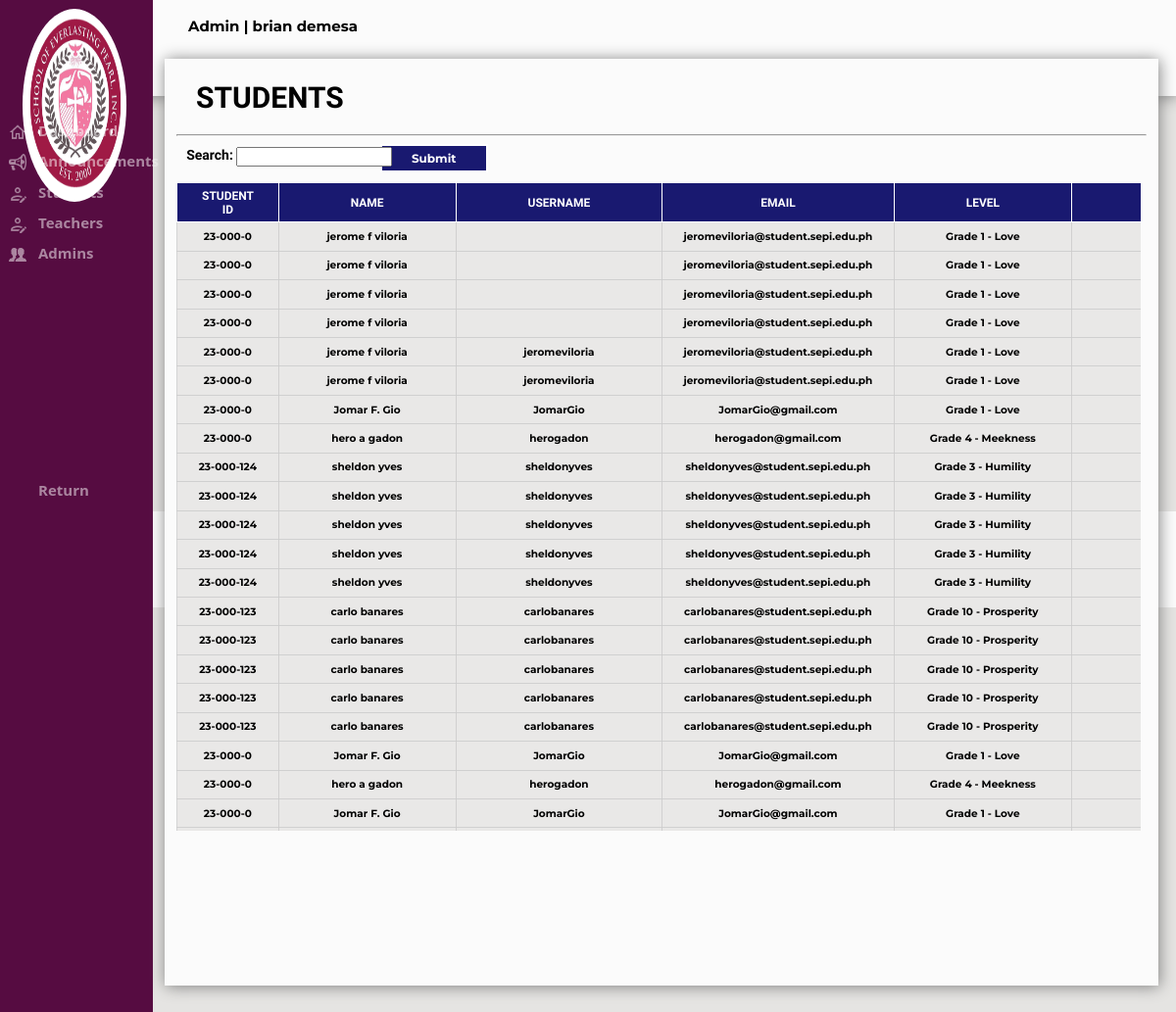
Screenshot of /Archive/studentarchive.php (signed in) with the database file from the repository.
### tables this page shows
CREATE TABLE `tbl_sepi_account` (
  `Acc_ID` int(11) NOT NULL AUTO_INCREMENT,
  `Admin_ID` varchar(20) NOT NULL,
  `Fname` varchar(30) NOT NULL,
  `mname` varchar(5) NOT NULL,
  `Lname` varchar(30) NOT NULL,
  `Username` varchar(30) NOT NULL,
  `EMAIL` varchar(50) NOT NULL,
  `Password` varchar(30) NOT NULL,
  `Gender` varchar(15) NOT NULL,
  `Address` varchar(50) NOT NULL,
  `Role` varchar(20) NOT NULL,
  `Hdate` date NOT NULL,
  PRIMARY KEY (`Acc_ID`)
);

CREATE TABLE `tbl_archive_student` (
  `Stud_SID` int(11) NOT NULL,
  `Stud_ID` varchar(20) NOT NULL,
  `FNAME` varchar(30) NOT NULL,
  `MNAME` varchar(30) NOT NULL,
  `LNAME` varchar(30) NOT NULL,
  `USERNAME` varchar(30) NOT NULL,
  `ADDRESS` varchar(255) NOT NULL,
  `EMAIL` varchar(50) NOT NULL,
  `PASS` varchar(20) NOT NULL,
  `BDAY` date DEFAULT NULL,
  `AGE` int(11) NOT NULL,
  `GENDER` varchar(30) NOT NULL,
  `LEVEL` varchar(30) NOT NULL,
  `YEAR` varchar(30) NOT NULL,
  `LRN` varchar(30) NOT NULL,
  `Role` varchar(20) NOT NULL,
  `FIL` float DEFAULT NULL,
  `FILS` float DEFAULT NULL,
  `FILSS` float DEFAULT NULL,
  `FILF` float DEFAULT NULL,
  `ENG` float DEFAULT NULL,
  `ENGS` float DEFAULT NULL,
  `ENGSS` float DEFAULT NULL,
  `ENGF` float DEFAULT NULL,
  `MATH` float DEFAULT NULL,
  `MATHS` float DEFAULT NULL,
  `MATHSS` float DEFAULT NULL,
  `MATHF` float DEFAULT NULL,
  `SCI` float DEFAULT NULL,
  `SCIS` float DEFAULT NULL,
  `SCISS` float DEFAULT NULL,
  `SCIF` float DEFAULT NULL,
  `AP` float DEFAULT NULL,
  `APS` float DEFAULT NULL,
  `APSS` float DEFAULT NULL,
  `APF` float DEFAULT NULL,
  `MAP` float DEFAULT NULL,
  `MAPS` float DEFAULT NULL,
  `MAPSS` float DEFAULT NULL,
  `MAPF` float DEFAULT NULL,
  `CE` float DEFAULT NULL,
  `CES` float DEFAULT NULL,
  `CESS` float DEFAULT NULL,
  `CEF` float DEFAULT NULL,
  `COM` float DEFAULT NULL,
  `COMS` float DEFAULT NULL,
  `COMSS` float DEFAULT NULL,
  `COMF` float DEFAULT NULL,
  `TLE` float DEFAULT NULL,
  `TLES` float DEFAULT NULL,
  `TLESS` float DEFAULT NULL,
  `TLEF` float DEFAULT NULL,
  `STATUS` varchar(20) NOT NULL
);

### Archive/studentarchive.php (the view, shortened to what this page needs)
<?php
		include "../sepi_connect.php";
		if(!isset($_SESSION['loggedin']) || $_SESSION['loggedin'] !== true)
		 {
			 header("refresh:0; ../Index.php");
			 exit;
		 }else if(isset($_SESSION['Acc_ID']))
			{
				$userid = $_SESSION['Acc_ID'];
				$getrecord = mysqli_query($config,"SELECT * FROM tbl_sepi_account WHERE Acc_ID ='$userid'");
				while($rowedit = mysqli_fetch_assoc($getrecord))
				{
					$type = $rowedit['Role'];
					$name = $rowedit['Fname']." ".$rowedit['Lname'];
				}
			}
if(isset($_POST['search'])){
$search = $_POST['search'];
if ($search != NULL){
$sql = "Select * from tbl_archive_student where Stud_SID like '%$search%' or
										FNAMElike '%$search%' or
										LNAME like '%$search%' or
										USERNAME like '%$search%' or
										GENDER like '%$search%' or
										ADDRESS like '%$search%' or
										Role like '%$search%'";
}else{
$sql = "Select * from tbl_archive_student";
}
}else{
$sql = "Select * from tbl_archive_student";
}
	?>
<html>
	<head>
	</head>
<link rel="stylesheet" href="../Css/sepi.css">
<body style="background-color:#E5E4E2">
	<div class="header">
	<p class="displayname"><?php echo "$type" ?> | <?php echo "$name" ?></p>
		<form method="POST"action="logout.php" >
		</form>
	</div>
	<div class="footer">
		<h6 id="footer">© 2022 SEPI Login Form. All Rights Reserved | Designed by Excel-erator</h6>
	</div>
		<form method=POST action="studentarchive.php">
		<div class="archivedashboard">
			<img src="../Images/logo.png" class="dashboardlogo">
			<a href="archive.php" class="archivedashboardhome"><img src="../Images/homeicon.png" class="homeicon">Dashboard</a>
			<a href="announcearchive.php" class="archiveannouncement"><img src="../Images/announcement.png" class="announcementicon">Announcements</a>
			<a href="studentarchive.php" class="archivestudents"><img src="../Images/studrecord.png" class="studenticon">Students</a>
			<a href="teacherarchive.php" class="archiveteachers"><img src="../Images/studrecord.png" class="teachericon">Teachers</a>
			<a href="accountarchive.php" class="archiveaccounts"><img src="../Images/account.png" class="accounticon">Admins</a>
			<a href="../Admin/dashboard.php" class="Returnarchive">Return</a>
		</div>
			<div class="studentdivarchive">
				<h1 id="studentfontarchive">STUDENTS</h1>
				<hr>
				<p class="searchstudentarchive">Search:</p>
				<input type=text name=search class="studenttxtarchive">
				<input type=submit name=sub class="studentbtnarchive"> <br>
<?php
	$result = $config -> query($sql);
if ($result -> num_rows > 0){
	echo"<div class=accountstbl style=overflow:auto;>";
	echo"<table class=accountstbl1>";
	echo "<tr>";
	echo "<th Class=studentheaderarchive2>STUDENT ID";
	echo "<th Class=studentheaderarchive3>NAME";
	echo "<th Class=studentheaderarchive3>USERNAME";
	echo "<th Class=studentheaderarchive4>EMAIL";
	echo "<th Class=studentheaderarchive3>LEVEL";
	echo "<th class=studentheaderarchive3>ACTION";
	while($row = $result -> fetch_assoc()){
$zero = 0;
$zero1 = 0;
$zero2 = 0;
$date=date_create("2023");
$dateformat=date_format($date,"y");
echo "<tr>";
echo "<td class=accountsinfo>".$dateformat."-".$zero."".$zero1."".$zero2."-".$row['Stud_SID'];
	echo "<td class=accountsinfo>".$row['FNAME']." ".$row['MNAME']." ".$row['LNAME'];
	echo "<td class=accountsinfo>".$row['USERNAME'];
	echo "<td class=accountsinfo>".$row['EMAIL'];
	echo "<td class=accountsinfo>".$row['LEVEL'];
	echo "<td class=accountsinfo><center> <a href='studentretrieveaccount.php?ID=".$row['Stud_SID']."'> Retrieve </a></center>";
	}
		echo "</table>";
	}
	else
	{
		echo "<center>The record is not found</center";
	}
	?>
			</div>
		</form>
	</body>
	</html>

### rows the page displays
tbl_sepi_account: Role "Admin", name "brian demesa"
tbl_archive_student: dateformat "23", zero "0", zero1 "0", zero2 "0", Stud_SID "0", FNAME "jerome", MNAME "f", LNAME "viloria", EMAIL "jeromeviloria@student.sepi.edu.ph", LEVEL "Grade 1 - Love"
tbl_archive_student: dateformat "23", zero "0", zero1 "0", zero2 "0", Stud_SID "0", FNAME "jerome", MNAME "f", LNAME "viloria", EMAIL "jeromeviloria@student.sepi.edu.ph", LEVEL "Grade 1 - Love"
tbl_archive_student: dateformat "23", zero "0", zero1 "0", zero2 "0", Stud_SID "0", FNAME "jerome", MNAME "f", LNAME "viloria", EMAIL "jeromeviloria@student.sepi.edu.ph", LEVEL "Grade 1 - Love"
tbl_archive_student: dateformat "23", zero "0", zero1 "0", zero2 "0", Stud_SID "0", FNAME "jerome", MNAME "f", LNAME "viloria", EMAIL "jeromeviloria@student.sepi.edu.ph", LEVEL "Grade 1 - Love"
tbl_archive_student: dateformat "23", zero "0", zero1 "0", zero2 "0", Stud_SID "0", FNAME "jerome", MNAME "f", LNAME "viloria", USERNAME "jeromeviloria", EMAIL "jeromeviloria@student.sepi.edu.ph", LEVEL "Grade 1 - Love"
tbl_archive_student: dateformat "23", zero "0", zero1 "0", zero2 "0", Stud_SID "0", FNAME "jerome", MNAME "f", LNAME "viloria", USERNAME "jeromeviloria", EMAIL "jeromeviloria@student.sepi.edu.ph", LEVEL "Grade 1 - Love"
tbl_archive_student: dateformat "23", zero "0", zero1 "0", zero2 "0", Stud_SID "0", FNAME "Jomar", MNAME "F.", LNAME "Gio", USERNAME "JomarGio", EMAIL "JomarGio@gmail.com", LEVEL "Grade 1 - Love"
tbl_archive_student: dateformat "23", zero "0", zero1 "0", zero2 "0", Stud_SID "0", FNAME "hero", MNAME "a", LNAME "gadon", USERNAME "herogadon", EMAIL "herogadon@gmail.com", LEVEL "Grade 4 - Meekness"
tbl_archive_student: dateformat "23", zero "0", zero1 "0", zero2 "0", Stud_SID "124", FNAME "sheldon", LNAME "yves", USERNAME "sheldonyves", EMAIL "sheldonyves@student.sepi.edu.ph", LEVEL "Grade 3 - Humility"
tbl_archive_student: dateformat "23", zero "0", zero1 "0", zero2 "0", Stud_SID "124", FNAME "sheldon", LNAME "yves", USERNAME "sheldonyves", EMAIL "sheldonyves@student.sepi.edu.ph", LEVEL "Grade 3 - Humility"
tbl_archive_student: dateformat "23", zero "0", zero1 "0", zero2 "0", Stud_SID "124", FNAME "sheldon", LNAME "yves", USERNAME "sheldonyves", EMAIL "sheldonyves@student.sepi.edu.ph", LEVEL "Grade 3 - Humility"
tbl_archive_student: dateformat "23", zero "0", zero1 "0", zero2 "0", Stud_SID "124", FNAME "sheldon", LNAME "yves", USERNAME "sheldonyves", EMAIL "sheldonyves@student.sepi.edu.ph", LEVEL "Grade 3 - Humility"
tbl_archive_student: dateformat "23", zero "0", zero1 "0", zero2 "0", Stud_SID "124", FNAME "sheldon", LNAME "yves", USERNAME "sheldonyves", EMAIL "sheldonyves@student.sepi.edu.ph", LEVEL "Grade 3 - Humility"
tbl_archive_student: dateformat "23", zero "0", zero1 "0", zero2 "0", Stud_SID "123", FNAME "carlo", LNAME "banares", USERNAME "carlobanares", EMAIL "carlobanares@student.sepi.edu.ph", LEVEL "Grade 10 - Prosperity"
tbl_archive_student: dateformat "23", zero "0", zero1 "0", zero2 "0", Stud_SID "123", FNAME "carlo", LNAME "banares", USERNAME "carlobanares", EMAIL "carlobanares@student.sepi.edu.ph", LEVEL "Grade 10 - Prosperity"
tbl_archive_student: dateformat "23", zero "0", zero1 "0", zero2 "0", Stud_SID "123", FNAME "carlo", LNAME "banares", USERNAME "carlobanares", EMAIL "carlobanares@student.sepi.edu.ph", LEVEL "Grade 10 - Prosperity"
tbl_archive_student: dateformat "23", zero "0", zero1 "0", zero2 "0", Stud_SID "123", FNAME "carlo", LNAME "banares", USERNAME "carlobanares", EMAIL "carlobanares@student.sepi.edu.ph", LEVEL "Grade 10 - Prosperity"
tbl_archive_student: dateformat "23", zero "0", zero1 "0", zero2 "0", Stud_SID "123", FNAME "carlo", LNAME "banares", USERNAME "carlobanares", EMAIL "carlobanares@student.sepi.edu.ph", LEVEL "Grade 10 - Prosperity"
tbl_archive_student: dateformat "23", zero "0", zero1 "0", zero2 "0", Stud_SID "0", FNAME "Jomar", MNAME "F.", LNAME "Gio", USERNAME "JomarGio", EMAIL "JomarGio@gmail.com", LEVEL "Grade 1 - Love"
tbl_archive_student: dateformat "23", zero "0", zero1 "0", zero2 "0", Stud_SID "0", FNAME "hero", MNAME "a", LNAME "gadon", USERNAME "herogadon", EMAIL "herogadon@gmail.com", LEVEL "Grade 4 - Meekness"
tbl_archive_student: dateformat "23", zero "0", zero1 "0", zero2 "0", Stud_SID "0", FNAME "Jomar", MNAME "F.", LNAME "Gio", USERNAME "JomarGio", EMAIL "JomarGio@gmail.com", LEVEL "Grade 1 - Love"
